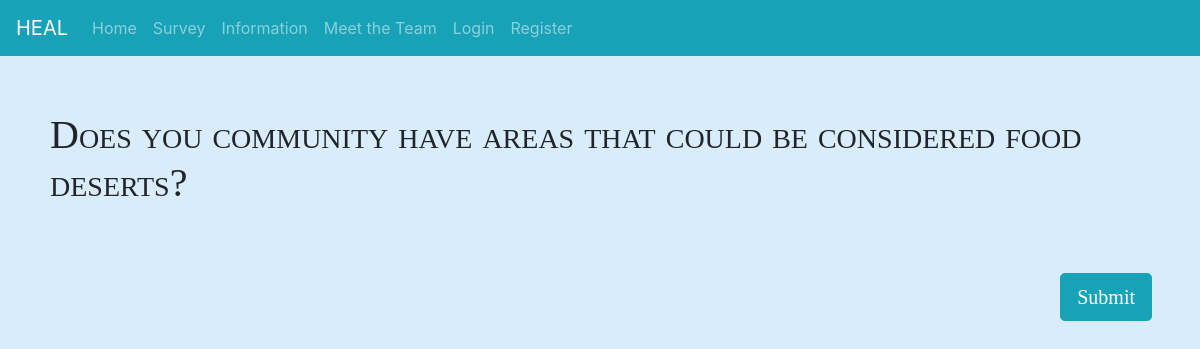
The app's page /104/, older data.
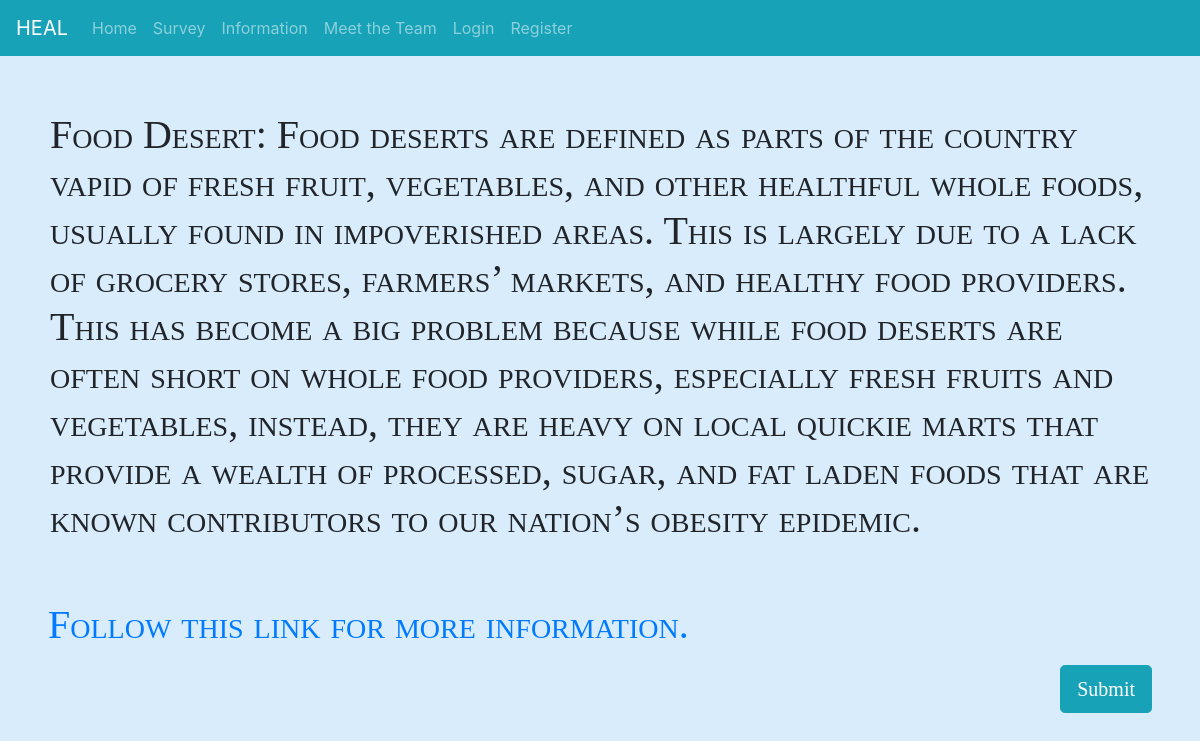
The same page, newer data.
### HEALSurvey/models.py (models this page shows, shortened)
class Question(models.Model):
    QuestionText = models.CharField(max_length=600)
    InfoText = models.CharField(max_length=600, blank=True, null=True)
    id = models.IntegerField(primary_key=True)
    PreviousID = models.IntegerField(default=1)
    NextIDA = models.IntegerField(default=1)
    NextIDB = models.IntegerField(default=1)
    VideoLink = models.CharField(max_length=200, blank=True, null=True)
    WebsiteLink = models.CharField(max_length=200, blank=True, null=True)
    WebsiteLinkAlt = models.CharField(max_length=200, blank=True, null=True)

### HEALSurvey/views.py (the view)
# urls.py: path('<int:question_id>/', views.survey, name='survey'),
def survey(request, question_id):  # renders initial survey page with selected question object from database
    baseQuestion = Question.objects.get(id=question_id)  # Gets the question at the current id
    if request.method == 'POST':
        question = Question.objects.get(id=baseQuestion.NextIDA)  # Gets the question at the next A branch ID
        return render(request, 'Survey.html', {'question': question})
    question = baseQuestion
    return render(request, 'Survey.html', {'question': question})

### templates/Survey.html (shortened to what this page needs)
{% extends 'Base.html' %}
{% load crispy_forms_tags %}
{% load static %}
{% block body %}
    <div class="question"><h1>{{ question.QuestionText }}</h1></div>
    {% if question.WebsiteLink %}
        <h1 class="ml-5"><a href="{{ question.WebsiteLink }}" target="_blank" rel="noopener noreferrer">Follow this link
            for more
            information.</a></h1>
    {% endif %}
    <div class="row">
        <div class="col-4">
        </div>
        <div class="col-4">
        </div>
        <div class="col-4">
            {% if not question.VideoLink %}
        <form action="{% url 'survey' question.id %}" method="post">
            <input class="mr-5 btn btn-info btn-lg my-2" type="submit" value="Submit">
        </form>
            {% else %}
            <div class="container">
             <a id ="back" class="btn btn-info" href="{%url 'topic'%}" role="button"> Back</a>
        {% endif %}
        </div>
{% endblock %}

Row changes from the older to the newer data that the page shows:
changed Question: QuestionText "Does you community have areas that could be considered food deserts?" → "Food Desert: Food deserts are defined as parts of the country vapid of fresh fruit, vegetables, and other healthful whole foods, usually found in impoverished areas. This is largely due to a lack of grocery stores, farmers’ markets, and healthy food providers. This has become a big problem because while food deserts are often short on whole food providers, especially fresh fruits and vegetables, instead, they are heavy on local quickie marts that provide a wealth of processed, sugar, and fat laden foods that are known contributors to our nation’s obesity epidemic."
Text that changed along with them:
text now shown: "Follow this link for more information."
